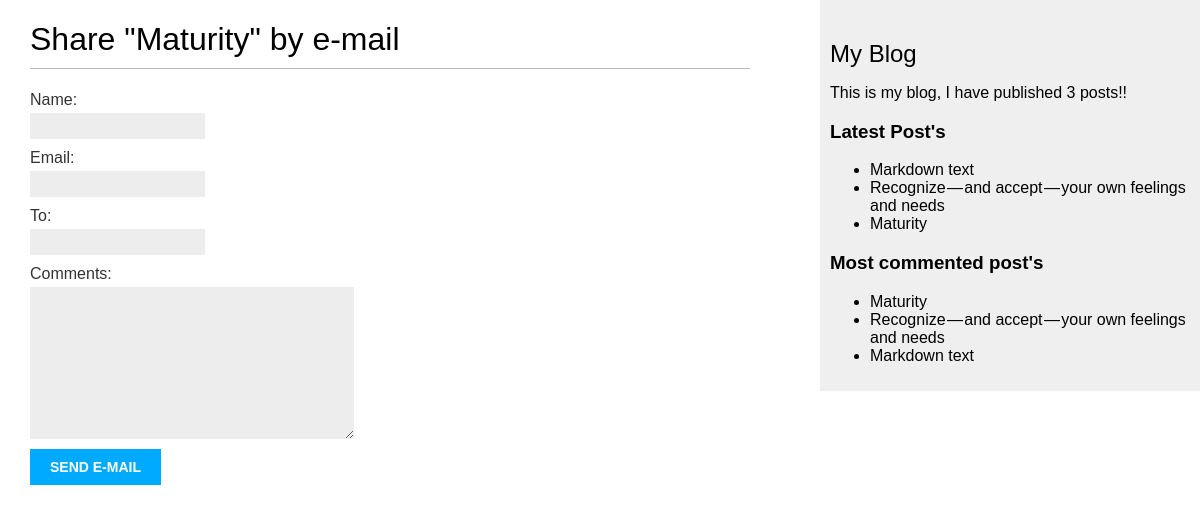
Screenshot of /blog/1/share/ with the database file from the repository.
### blog/models.py (models this page shows)
class Post(models.Model):
	STATUS_CHOICES = (
		('published', 'Published'),
		('draft', 'Draft')
	)
	tags = TaggableManager()
	author = models.ForeignKey(User, on_delete = models.CASCADE, related_name = 'blog_posts')
	title = models.CharField(max_length = 250)
	slug = models.SlugField(max_length = 250, unique_for_date = 'publish')
	body = models.TextField()
	publish = models.DateTimeField(default = timezone.now)
	created = models.DateTimeField(auto_now_add = True)
	updated = models.DateTimeField(auto_now = True)
	status = models.CharField(max_length = 10, choices= STATUS_CHOICES, default = 'draft')
	objects = models.Manager()
	def get_absolute_url(self):
		return reverse('blog:post_show', args=[self.publish.year, self.publish.month, self.publish.day, self.slug])
	class Meta:
		ordering = ('-publish',)
	def __str__(self):
		return self.title

### blog/views.py (the view)
# urls.py: path('<int:post_id>/share/', views.share_post, name="share_post")
def share_post(request, post_id):
	post = get_object_or_404(Post, id = post_id, status = "published")
	sent = False
	if request.method == 'POST':
		form =  SharePostForm(request.POST)
		if form.is_valid():
			valid_data = form.cleaned_data
			post_url = request.build_absolute_uri(post.get_absolute_url())
			subject = "{} asks you to read {}".format(valid_data['name'], post.title)
			message = 'Read "{}" at {}\n\n{}\'s comments: {}'.format(post.title, post_url, valid_data['name'], valid_data['comments'])
			send_mail(subject, message, 'thananthanan@gmail.com', [valid_data['to']])
			sent = True
	else:
		form = SharePostForm()
	return render(request, 'blog/post/share_post_form.html', { 'post': post, 'form': form, 'sent': sent })

### blog/forms.py
class SharePostForm(forms.Form):
	name = forms.CharField(max_length = 25)
	email = forms.EmailField()
	to = forms.EmailField()
	comments = forms.CharField(required = False, widget = forms.Textarea)

### blog/templatetags/blog_tags.py (called while the page is built)
@register.simple_tag
def total_post_count():
	total_post_count = Post.objects.filter(status = 'published').count()
	return total_post_count

@register.inclusion_tag('blog/post/latest_posts.html')
def latest_posts(count = 4):
	latest_posts = Post.objects.filter(status = 'published').order_by('-publish')[:count]
	return { 'latest_posts': latest_posts }

@register.inclusion_tag('blog/post/most_commented_posts.html')
def most_commented_posts(count = 4):
	most_commented_posts = Post.objects.filter(status = 'published').annotate(total_comments = Count('comments')).order_by('-total_comments')[:count]
	return { 'most_commented_posts': most_commented_posts }

### blog/templates/blog/post/share_post_form.html (shortened to what this page needs)
{% extends "blog/base.html" %}
{% block content %}
  {% if sent %}
    <h2> Email is been successfully sent </h2>
    <p>"{{ post.title }}" link is successfully sent to {{ form.cleaned_data.to }}</p>
  {% else %}
    <h1>Share "{{ post.title }}" by e-mail</h1>
    <form action="." method="post">
      {{ form.as_p }}
      <input type="submit" value="Send e-mail">
    </form>
  {% endif %}
{% endblock %}

### blog/templates/blog/post/latest_posts.html
<ul>
	{% for post in latest_posts %}
		<li>
			<a href="{{ post.get_absolute_url }}"> {{ post }} </a>
		</li>
	{% endfor %}
</ul>

### blog/templates/blog/post/most_commented_posts.html
<ul>
	{% for post in most_commented_posts %}
		<li>
			<a href="{{ post.get_absolute_url }}">{{ post }}</a>
		</li>
	{% endfor %}
</ul>

### blog/static/css/blog.css (style rules this page uses)
body { margin:0; padding:0; font-family:helvetica, sans-serif; }
a { color: inherit; text-decoration:none; }
h1 { font-weight:normal; border-bottom:1px solid #bbb; padding:0 0 10px 0; }
label { float:left; clear:both; color:#333; margin-bottom:4px; }
input, textarea { clear:both; float:left; margin:0 0 10px; background:#ededed; border:0; padding:6px 10px; font-size:12px; }
input[type=submit] { font-weight:bold; background:#00abff; color:#fff; padding:10px 20px; font-size:14px; text-transform:uppercase; }

### rows the page displays
Post: title "Maturity"
Post: title "Markdown text"
Post: title "Recognize — and accept — your own feelings and needs"
